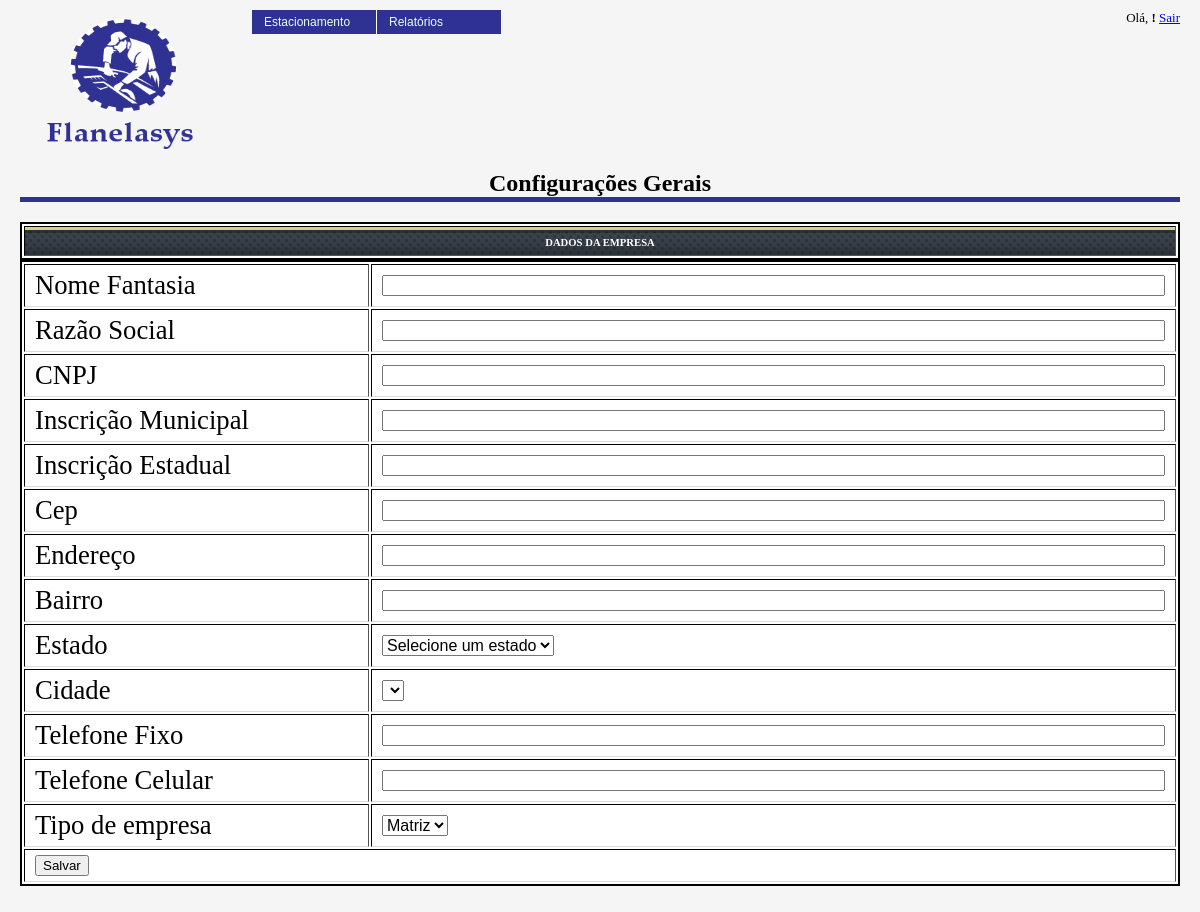
Page /admin/gerais/index.php on the earlier database version.
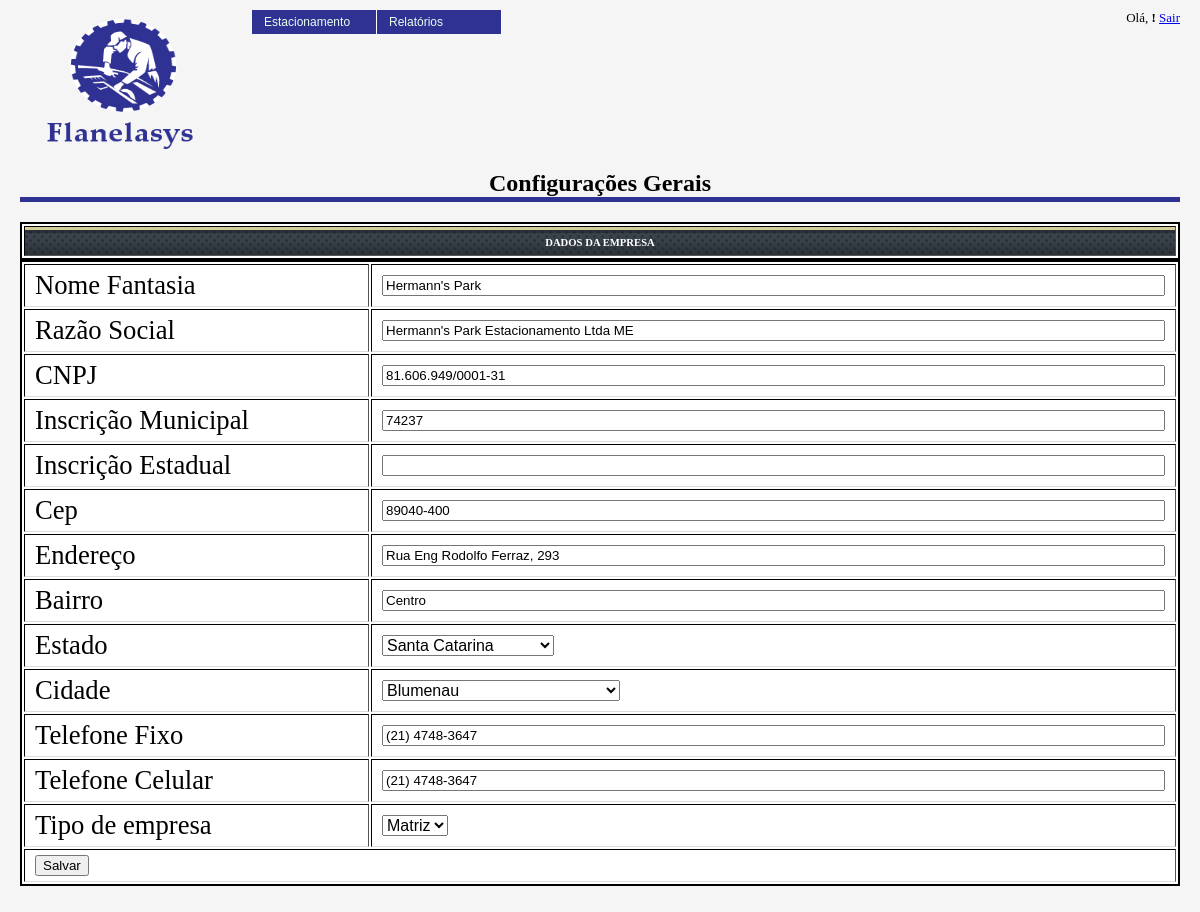
Same page on the later database version.
### tables this page shows
CREATE TABLE IF NOT EXISTS `fla_empresas` (
  `cod_empresa` int(6) NOT NULL AUTO_INCREMENT,
  `nom_fantasia` varchar(400) NOT NULL,
  `raz_social` varchar(400) NOT NULL,
  `num_cnpj` bigint(14) NOT NULL,
  `num_ie` int(9) NOT NULL,
  `num_insc_municipal` int(15) DEFAULT NULL,
  `cep_empresa` int(8) NOT NULL,
  `des_endereco` varchar(250) NOT NULL,
  `des_bairro` varchar(250) NOT NULL,
  `des_estado` varchar(2) NOT NULL,
  `des_cidade` varchar(250) NOT NULL,
  `num_telefone` int(15) NOT NULL,
  `num_celular` int(15) NOT NULL,
  `tip_empresa` varchar(1) NOT NULL DEFAULT 'M',
  `ind_disponivel` int(1) NOT NULL DEFAULT '1',
  PRIMARY KEY (`cod_empresa`)
);

### includes/config.php (called while the page is built, shortened)
<?php
  $url = "http://localhost/flanelasys" . DS;
?>

### classes/fla_empresas.class.php (called while the page is built, shortened)
<?php
class fla_empresas {
    public function buscaEmpresas($objEmpresa) {
        $objConexao = new fla_conexao();
        $where = "";
        $separador = "";
        $colunas_select = "";
        $arrEmpresas = array();
        $parametros_where = get_object_vars($objEmpresa);
        $parametros_where = array_filter($parametros_where,'strlen');
        $arrAtributos = get_class_vars(get_class($objEmpresa));
        $countArrAtributos = count($arrAtributos);
        $aux = 1;
        if (is_array($arrAtributos)) {
            foreach ($arrAtributos as $key => $value) {
                if ($aux != $countArrAtributos)
                    $separador = ",";
                else
                    $separador = "";
                $colunas_select .= $key.$separador.chr(10);
                $aux++;
            }
        }
        $SQL = sprintf("select %s from fla_empresas rot %s",$colunas_select,$where);
        try
        {
            $rsEmpresas = $objConexao->prepare($SQL);
            $rsEmpresas->execute();
            $count = $rsEmpresas->rowCount();
        }catch(PDOException $err)
        {
            echo "<p style='border:none;'>Erro ao executar operação no banco de dados: ".$err->getMessage()."</p>";
            echo "<p style='border:none;'>SQL: ".$SQL."</p>";
        }
        $aux = 0;
        if ($count > 0) {
            while ($empresas = $rsEmpresas->fetch(PDO::FETCH_ASSOC)) {
                foreach ($empresas as $key => $value) {
                    if (!empty($value))
                        $arrEmpresas[$aux][$key] = $value;
                    else
                        $arrEmpresas[$aux][$key] = 0;
                }
                $aux++;
            }
            return $arrEmpresas;
        } else {
            return false;
        }
        return $arrEmpresas;
    }
}
?>

### admin/gerais/index.php (the view, shortened to what this page needs)
<?php
include_once('../../includes/config.php');
include_once($path_relative.'includes/funcao.php');
include_once($path_classes.'fla_empresas.class.php');
$objEmpresas = new fla_empresas();
if (isset($_POST) && ($_POST['btEnviar'] == 'Salvar')) {
    $objEmpresas->set_cod_empresa($_POST["cod_empresa"]);
    $objEmpresas->set_nom_fantasia($_POST["nom_fantasia"]);
    $objEmpresas->set_raz_social($_POST["raz_social"]);
    $_POST['num_cnpj'] = str_replace(array(".","/","-"," "),array(""), $_POST['num_cnpj']);
    $objEmpresas->set_num_cnpj($_POST['num_cnpj']);
    $objEmpresas->set_num_insc_municipal($_POST["num_insc_municipal"]);
    $objEmpresas->set_num_ie($_POST["num_ie"]);
    $_POST['cep_empresa'] = str_replace("-", "", $_POST['cep_empresa']);
    $objEmpresas->set_cep_empresa($_POST["cep_empresa"]);
    $objEmpresas->set_des_endereco($_POST["des_endereco"]);
    $objEmpresas->set_des_bairro($_POST["des_bairro"]);
    $objEmpresas->set_des_estado($_POST["des_estado"]);
    $objEmpresas->set_des_cidade($_POST["des_cidade"]);
    $_POST['num_telefone'] = str_replace(array("-","(",")"," "),array("","","",""), $_POST['num_telefone']);
    $objEmpresas->set_num_telefone($_POST["num_telefone"]);
    $_POST['num_celular'] = str_replace(array("-","(",")"," "),array("","","",""), $_POST['num_celular']);
    $objEmpresas->set_num_celular($_POST["num_celular"]);
    $objEmpresas->set_tip_empresa($_POST["tip_empresa"]);
    $objEmpresas->set_ind_disponivel($_POST["ind_disponivel"]);
    if (isset($_POST['cod_empresa']) && !empty($_POST['cod_empresa'])) {
        $objEmpresas->set_cod_empresa($_POST['cod_empresa']);
        $edita = $objEmpresas->editaEmpresa($objEmpresas);
        if ($edita == true) {
            echo 'Alterado com sucesso';
        }
    } else {
        $cadastro = $objEmpresas->insereEmpresa($objEmpresas);
        if ($cadastro == true) {
            echo 'Cadastrado com sucesso';
        }
    }
    $objEmpresas->ResetObject($objEmpresas);
    $arrEmpresas = $objEmpresas->buscaEmpresas($objEmpresas);
} else {
    $arrEmpresas = $objEmpresas->buscaEmpresas($objEmpresas);
}
?>
<html>
    <head>
        <link href="../../images/style.css" rel="stylesheet" type="text/css" />
    </head>
    <body>
        <div class="content">
            <?php
            include_once("../../cabecalho.php");
            ?>
            <div class="data">
                <h1 style="text-align:center;"> Configurações Gerais </h1>
                <table style="width:100%;" border="1" align="center">
                    <tr>
                        <th colspan="2"> Dados da empresa </th>
                    </tr>
                </table>
                <div class="formCadastraEmpresa">
                <form name="frmSalvar" id="frmSalvar" action="index.php" method="POST">
                    <table style="width:100%;" border="1" align="center">
                        <tr>
                            <td style="width:30%;"> Nome Fantasia</td>
                            <td> <input type="text" name="nom_fantasia" value="<?php echo $arrEmpresas[0]['nom_fantasia'];?>" id="nom_fantasia" /> </td>
                        </tr>
                        <tr>
                            <td style="width:30%;"> Razão Social </td>
                            <td> <input type="text" name="raz_social" value="<?php echo $arrEmpresas[0]['raz_social'];?>" id="raz_social" style="width:100%;" /> </td>
                        </tr>
                        <tr>
                            <td style="width:30%;"> CNPJ </td>
                            <td> <input type="text" name="num_cnpj" value="<?php echo $arrEmpresas[0]['num_cnpj'];?>" id="num_cnpj" /> </td>
                        </tr>
                        <tr>
                            <td style="width:30%;"> Inscrição Municipal </td>
                            <td> <input type="text" name="num_insc_municipal" value="<?php echo $arrEmpresas[0]['num_insc_municipal'];?>" id="num_insc_municipal" /> </td>
                        </tr>
                        <tr>
                            <td style="width:30%;"> Inscrição Estadual </td>
                            <td> <input type="text" name="num_ie" value="<?php echo $arrEmpresas[0]['num_ie'];?>" id="num_ie" /> </td>
                        </tr>
                        <tr>
                            <td style="width:30%;"> Cep </td>
                            <td> <input type="text" name="cep_empresa" value="<?php echo $arrEmpresas[0]['cep_empresa'];?>" id="cep_empresa" /> </td>
                        </tr>
                        <tr>
                            <td style="width:30%;"> Endereço </td>
                            <td> <input type="text" name="des_endereco" value="<?php echo $arrEmpresas[0]['des_endereco'];?>" id="des_endereco" /> </td>
                        </tr>
                        <tr>
                            <td style="width:30%;"> Bairro </td>
                            <td> <input type="text" name="des_bairro" value="<?php echo $arrEmpresas[0]['des_bairro'];?>" id="des_bairro" /> </td>
                        </tr>
                        <tr>
                            <td style="width:30%;"> Estado </td>
                            <td> <select name="des_estado" id="des_estado" value="<?php echo $arrEmpresas[0]['des_estado'];?>"></select> </td>
                        </tr>
                        <tr>
                            <td style="width:30%;"> Cidade </td>
                            <td> <select name="des_cidade" id="des_cidade" value="<?php echo $arrEmpresas[0]['des_cidade'];?>"></select> </td>
                        </tr>
                        <tr>
                            <td style="width:30%;"> Telefone Fixo </td>
                            <td> <input type="text" name="num_telefone" value="<?php echo $arrEmpresas[0]['num_telefone'];?>" id="num_telefone" /> </td>
                        </tr>
                        <tr>
                            <td style="width:30%;"> Telefone Celular </td>
                            <td> <input type="text" name="num_celular" value="<?php echo $arrEmpresas[0]['num_celular'];?>" id="num_celular" /> </td>
                        </tr>
                        <tr>
                            <td style="width:30%;"> Tipo de empresa </td>
                            <td>
                                <select id="tip_empresa" name="tip_empresa">
                                    <option value="M" <?php echo $arrEmpresas[0]['tip_empresa'] == 'M' ? 'selected="selected"':'';?>>Matriz</option>
                                </select>
                            </td>
                        </tr>
                        <tr>
                            <td style="width:30%;" colspan="2">
                                <input type="submit" name="btEnviar" id="btEnviar" value="Salvar"/>
                            </td>
                        </tr>
                    </table>
                </form>
                </div>
            </div>
        </div>
    </body>
</html>

### cabecalho.php (shortened to what this page needs)
<div style="width:100%">
    <div style="float:left;width:20%">
        <img src="<?php echo $url; ?>images/logotipoFlanelaTransparente.png" alt="Flanela Sys" style="height:150px;width:200px;" />
    </div>
    <div style="float:right;width:80%">
        <ul id="jsddm">
            <li><a href="<?php echo $url . 'rotatividade/index.php'; ?>">Estacionamento</a></li>
            <li><a href="#">Relatórios</a>
            </li>
        </ul>
        <span style="text-align:right;float:right;font-size:small;">
            Olá, <strong> <?php echo $_SESSION['NOM_USUARIO']; ?> !</strong> <a href="<?php echo $url . 'logout.php'; ?>">Sair</a>
        </span>
        <br /><br />
    </div>
</div>

### images/style.css (style rules this page uses)
body { font-family:tahoma; padding:0px; margin:0px; background:#f5f5f5; }
div.content { padding:10px 20px; }
div.content h1 { font-size:18pt; border-bottom:5px solid #2F3193; padding:0px; margin:10px 0px 20px; width:100%; }
div.content div.data table { border:2px solid #000; background:#fff; width:100%; }
div.content div.data table td { font-size:20pt; padding:5px 10px; border-bottom:1px solid #ddd; text-align: left; }
div.content div.data table th { text-align: center; font-size: 8pt; padding: 10px 10px 7px; text-transform: uppercase; color: #fff; background:url(head.gif) left -5px repeat-x; }
select { font-size: 12pt; }
#jsddm { margin: 0; padding: 0 }
#jsddm li { float: left; list-style: none; font: 12px Tahoma, Arial }
#jsddm li a { display: block; background: #2F3193; padding: 5px 12px; text-decoration: none; border-right: 1px solid white; width: 100px; color: #EAFFED; white-space: nowrap }
.formCadastraEmpresa input[type=text] { width: 100%; }

Differences in the rows shown:
added fla_empresas: nom_fantasia "Hermann's Park", raz_social "Hermann's Park Estacionamento Ltda ME", num_cnpj "81.606.949/0001-31", num_insc_municipal "74237", cep_empresa "89040-400", des_endereco "Rua Eng Rodolfo Ferraz, 293", des_bairro "Centro", des_estado "Santa Catarina", des_cidade "Blumenau", num_telefone "(21) 4748-3647", num_celular "(21) 4748-3647", tip_empresa "Matriz"
Other differences:
form field des_estado: "Selecione um estado" → (not shown)
form field tip_empresa: "Matriz" → (not shown)
